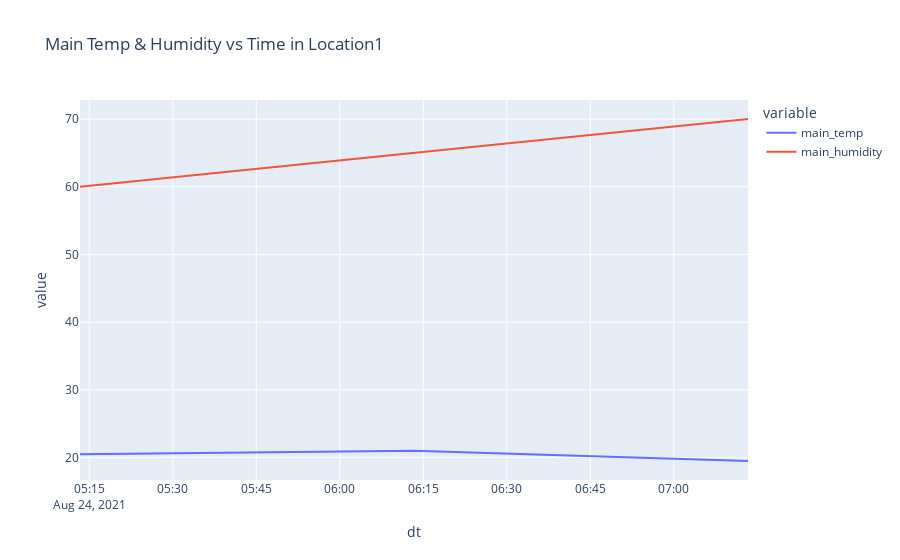

The cell this chart's notebook holds for it:
### Code cell
from datetime import datetime
import pandas as pd
import plotly_express as px

# Definir el DataFrame inicial
data = {
    'dt': [1629800000, 1629803600, 1629807200],  # Timestamps de ejemplo
    'main_temp': [20.5, 21.0, 19.5],             # Temperaturas de ejemplo
    'name': ['Location1', 'Location1', 'Location1']  # Nombre del lugar
}
df = pd.DataFrame(data)

# Copiar el DataFrame y realizar las transformaciones
df_etl = df.copy()
df_etl['dt'] = df['dt'].apply(lambda x: datetime.fromtimestamp(x))

# Agregar columna de humedad si es necesario
df_etl['main_humidity'] = [60, 65, 70]  # Valores de ejemplo

# Crear el gráfico
city_name = df_etl['name'].iloc[0]
fig = px.line(df_etl, x='dt', y=['main_temp', 'main_humidity'], title=f"Main Temp & Humidity vs Time in {city_name}")
fig.show()

### Figure 1 — Plotly figure (JSON) as saved in the notebook; plotly's stock layout.template omitted (floating-point values rounded to 4 significant figures)
{"data": [{"hovertemplate": "variable=main_temp<br>dt=%{x}<br>value=%{y}<extra></extra>", "legendgroup": "main_temp", "line": {"color": "#636efa", "dash": "solid"}, "marker": {"symbol": "circle"}, "mode": "lines", "name": "main_temp", "orientation": "v", "showlegend": true, "type": "scatter", "x": ["2021-08-24T05:13:20", "2021-08-24T06:13:20", "2021-08-24T07:13:20"], "xaxis": "x", "y": [20.5, 21, 19.5], "yaxis": "y"}, {"hovertemplate": "variable=main_humidity<br>dt=%{x}<br>value=%{y}<extra></extra>", "legendgroup": "main_humidity", "line": {"color": "#EF553B", "dash": "solid"}, "marker": {"symbol": "circle"}, "mode": "lines", "name": "main_humidity", "orientation": "v", "showlegend": true, "type": "scatter", "x": ["2021-08-24T05:13:20", "2021-08-24T06:13:20", "2021-08-24T07:13:20"], "xaxis": "x", "y": [60, 65, 70], "yaxis": "y"}], "layout": {"legend": {"title": {"text": "variable"}, "tracegroupgap": 0}, "title": {"text": "Main Temp & Humidity vs Time in Location1"}, "xaxis": {"anchor": "y", "domain": [0, 1], "title": {"text": "dt"}}, "yaxis": {"anchor": "x", "domain": [0, 1], "title": {"text": "value"}}}}
